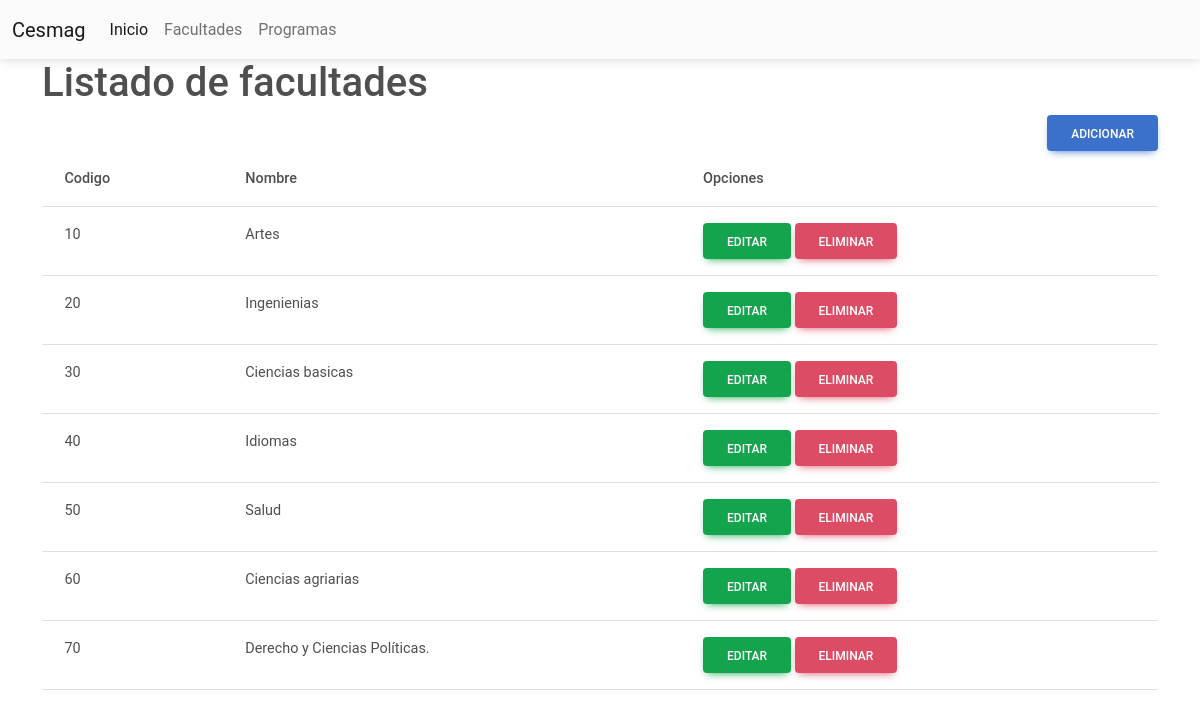
Screenshot of /facultades.php with the database file from the repository.
### tables this page shows
CREATE TABLE `facultades` (
  `codigo_fac` varchar(5) NOT NULL,
  `nombre_fac` varchar(100) NOT NULL
);

### facultades.php (the view, shortened to what this page needs)
<?php
  include 'index.php';
  include 'conexion.php';
?>
<div class="container">
<h1> Listado de facultades </h1>
<div align="right">
  <a class='btn btn-primary' href="form_registro_fac.php">Adicionar</a>
</div>
<table class="table">
  <thead>
    <tr>
      <th scope="col">Codigo</th>
      <th scope="col">Nombre</th>
      <th scope="col">Opciones</th>
    </tr>
  </thead>
  <tbody>
  <?php
        $sql = "SELECT * FROM facultades";
        $result = $conn->query($sql);
        if ($result->num_rows > 0) {
            while($row = $result->fetch_assoc()) {
                echo "<tr>";
                echo "<td>".$row["codigo_fac"]."</td>";
                echo "<td>".$row["nombre_fac"]."</td>";
                echo "<td>
                    <a class='btn btn-success'>Editar</a>
                    <a class='btn btn-danger' href='eliminarFac.php?id=".$row["codigo_fac"]."'>Eliminar</a>
                    </td>";
                echo "</tr>";
            }
        } else {
            echo "0 resultados";
        }
    ?>
  </tbody>
</table>
</div>

### index.php (shortened to what this page needs)
<!DOCTYPE html>
<html lang="en">
<head>
    <link rel="stylesheet" href="css/mdb.min.css">
</head>
<body>
    <nav class="navbar navbar-expand-lg navbar-light bg-light">
    <div class="container-fluid">
        <a class="navbar-brand" href="#">Cesmag</a>
        <div class="collapse navbar-collapse" id="navbarNavAltMarkup">
        <div class="navbar-nav">
            <a class="nav-link active" aria-current="page" href="index.php">Inicio</a>
            <a class="nav-link" href="facultades.php">Facultades</a>
            <a class="nav-link" href="programas.php">Programas</a>
        </div>
        </div>
    </div>
    </nav>
</body>
</html>

### rows the page displays
facultades: codigo_fac "10", nombre_fac "Artes"
facultades: codigo_fac "20", nombre_fac "Ingenienias"
facultades: codigo_fac "30", nombre_fac "Ciencias basicas"
facultades: codigo_fac "40", nombre_fac "Idiomas"
facultades: codigo_fac "50", nombre_fac "Salud"
facultades: codigo_fac "60", nombre_fac "Ciencias agriarias"
facultades: codigo_fac "70", nombre_fac "Derecho y Ciencias Políticas."
